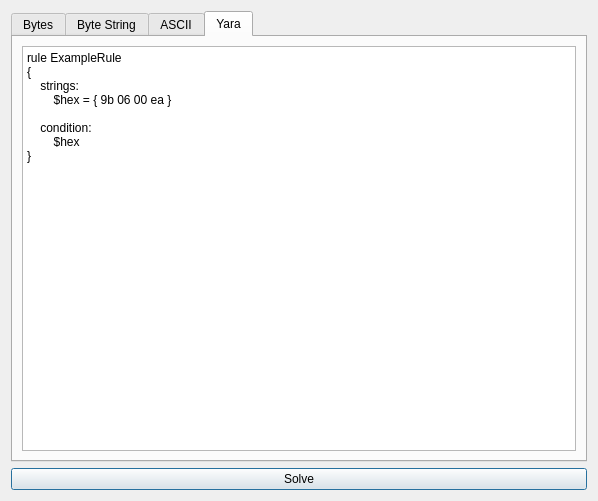
<?xml version="1.0" encoding="UTF-8"?>
<ui version="4.0">
 <class>RomSolverDialog</class>
 <widget class="QDialog" name="RomSolverDialog">
  <property name="geometry">
   <rect>
    <x>0</x>
    <y>0</y>
    <width>598</width>
    <height>501</height>
   </rect>
  </property>
  <property name="windowTitle">
   <string>Solver</string>
  </property>
  <layout class="QVBoxLayout" name="verticalLayout">
   <item>
    <widget class="QTabWidget" name="tabWidget">
     <property name="currentIndex">
      <number>3</number>
     </property>
     <widget class="QWidget" name="tabBytes">
      <attribute name="title">
       <string>Bytes</string>
      </attribute>
      <layout class="QVBoxLayout" name="verticalLayout_2">
       <item>
        <widget class="QTextBrowser" name="textBrowser_2">
         <property name="html">
          <string>&lt;!DOCTYPE HTML PUBLIC &quot;-//W3C//DTD HTML 4.0//EN&quot; &quot;http://www.w3.org/TR/REC-html40/strict.dtd&quot;&gt;
&lt;html&gt;&lt;head&gt;&lt;meta name=&quot;qrichtext&quot; content=&quot;1&quot; /&gt;&lt;meta charset=&quot;utf-8&quot; /&gt;&lt;style type=&quot;text/css&quot;&gt;
p, li { white-space: pre-wrap; }
hr { height: 1px; border-width: 0; }
li.unchecked::marker { content: &quot;\2610&quot;; }
li.checked::marker { content: &quot;\2612&quot;; }
&lt;/style&gt;&lt;/head&gt;&lt;body style=&quot; font-family:'Ubuntu'; font-size:11pt; font-weight:400; font-style:normal;&quot;&gt;
&lt;p style=&quot; margin-top:0px; margin-bottom:0px; margin-left:0px; margin-right:0px; -qt-block-indent:0; text-indent:0px;&quot;&gt;This solves for optionally masked bytes at absolute addresses.  Comma or space delimited, the records are colon separated with an address, a byte, and an optional mask.  Use the Byte String solver if you know the bytes, but not their address.&lt;/p&gt;
&lt;p style=&quot;-qt-paragraph-type:empty; margin-top:0px; margin-bottom:0px; margin-left:0px; margin-right:0px; -qt-block-indent:0; text-indent:0px;&quot;&gt;&lt;br /&gt;&lt;/p&gt;
&lt;p style=&quot; margin-top:0px; margin-bottom:0px; margin-left:0px; margin-right:0px; -qt-block-indent:0; text-indent:0px;&quot;&gt;Examples:&lt;br /&gt;GameBoy: 0:31,1:fe,2:ff&lt;br /&gt;MYK82 Clipper Chip: 0:9b,7:ea &lt;/p&gt;&lt;/body&gt;&lt;/html&gt;</string>
         </property>
        </widget>
       </item>
       <item>
        <widget class="QLabel" name="label">
         <property name="text">
          <string>Query:</string>
         </property>
        </widget>
       </item>
       <item>
        <widget class="QPlainTextEdit" name="editBytes"/>
       </item>
      </layout>
     </widget>
     <widget class="QWidget" name="tabString">
      <attribute name="title">
       <string>Byte String</string>
      </attribute>
      <layout class="QVBoxLayout" name="verticalLayout_3">
       <item>
        <widget class="QTextBrowser" name="textBrowser_3">
         <property name="html">
          <string>&lt;!DOCTYPE HTML PUBLIC &quot;-//W3C//DTD HTML 4.0//EN&quot; &quot;http://www.w3.org/TR/REC-html40/strict.dtd&quot;&gt;
&lt;html&gt;&lt;head&gt;&lt;meta name=&quot;qrichtext&quot; content=&quot;1&quot; /&gt;&lt;meta charset=&quot;utf-8&quot; /&gt;&lt;style type=&quot;text/css&quot;&gt;
p, li { white-space: pre-wrap; }
hr { height: 1px; border-width: 0; }
li.unchecked::marker { content: &quot;\2610&quot;; }
li.checked::marker { content: &quot;\2612&quot;; }
&lt;/style&gt;&lt;/head&gt;&lt;body style=&quot; font-family:'Ubuntu'; font-size:11pt; font-weight:400; font-style:normal;&quot;&gt;
&lt;p style=&quot; margin-top:0px; margin-bottom:0px; margin-left:0px; margin-right:0px; -qt-block-indent:0; text-indent:0px;&quot;&gt;This searches for a string of bytes within the image, at any offset.  The string is comma or space delimited.&lt;/p&gt;
&lt;p style=&quot;-qt-paragraph-type:empty; margin-top:0px; margin-bottom:0px; margin-left:0px; margin-right:0px; -qt-block-indent:0; text-indent:0px;&quot;&gt;&lt;br /&gt;&lt;/p&gt;
&lt;p style=&quot; margin-top:0px; margin-bottom:0px; margin-left:0px; margin-right:0px; -qt-block-indent:0; text-indent:0px;&quot;&gt;In MYK82, we can search for BNE instructions with &amp;quot;00,00,1a&amp;quot; to reveal 22 solutions, one of which is right.&lt;/p&gt;&lt;/body&gt;&lt;/html&gt;</string>
         </property>
        </widget>
       </item>
       <item>
        <widget class="QLabel" name="label_2">
         <property name="text">
          <string>Query</string>
         </property>
        </widget>
       </item>
       <item>
        <widget class="QPlainTextEdit" name="editString"/>
       </item>
      </layout>
     </widget>
     <widget class="QWidget" name="tabASCII">
      <attribute name="title">
       <string>ASCII</string>
      </attribute>
      <layout class="QVBoxLayout" name="verticalLayout_4">
       <item>
        <widget class="QTextBrowser" name="textBrowser_4">
         <property name="html">
          <string>&lt;!DOCTYPE HTML PUBLIC &quot;-//W3C//DTD HTML 4.0//EN&quot; &quot;http://www.w3.org/TR/REC-html40/strict.dtd&quot;&gt;
&lt;html&gt;&lt;head&gt;&lt;meta name=&quot;qrichtext&quot; content=&quot;1&quot; /&gt;&lt;meta charset=&quot;utf-8&quot; /&gt;&lt;style type=&quot;text/css&quot;&gt;
p, li { white-space: pre-wrap; }
hr { height: 1px; border-width: 0; }
li.unchecked::marker { content: &quot;\2610&quot;; }
li.checked::marker { content: &quot;\2612&quot;; }
&lt;/style&gt;&lt;/head&gt;&lt;body style=&quot; font-family:'Ubuntu'; font-size:11pt; font-weight:400; font-style:normal;&quot;&gt;
&lt;p style=&quot; margin-top:0px; margin-bottom:0px; margin-left:0px; margin-right:0px; -qt-block-indent:0; text-indent:0px;&quot;&gt;This solves for ASCII strings.  Some ROMs are devoid of them, but in others they stand out brilliantly.&lt;/p&gt;&lt;/body&gt;&lt;/html&gt;</string>
         </property>
        </widget>
       </item>
      </layout>
     </widget>
     <widget class="QWidget" name="tabYara">
      <attribute name="title">
       <string>Yara</string>
      </attribute>
      <layout class="QVBoxLayout" name="verticalLayout_5">
       <item>
        <widget class="QPlainTextEdit" name="editYara">
         <property name="plainText">
          <string>rule ExampleRule
{
    strings:
        $hex = { 9b 06 00 ea }

    condition:
        $hex
}
</string>
         </property>
        </widget>
       </item>
      </layout>
     </widget>
    </widget>
   </item>
   <item>
    <widget class="QPushButton" name="butSolve">
     <property name="text">
      <string>Solve</string>
     </property>
    </widget>
   </item>
  </layout>
 </widget>
 <resources/>
 <connections/>
</ui>
